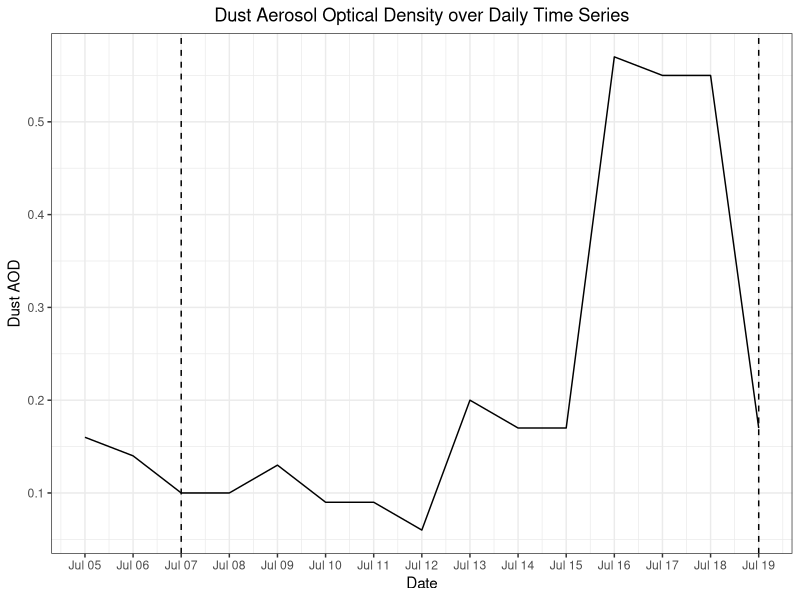
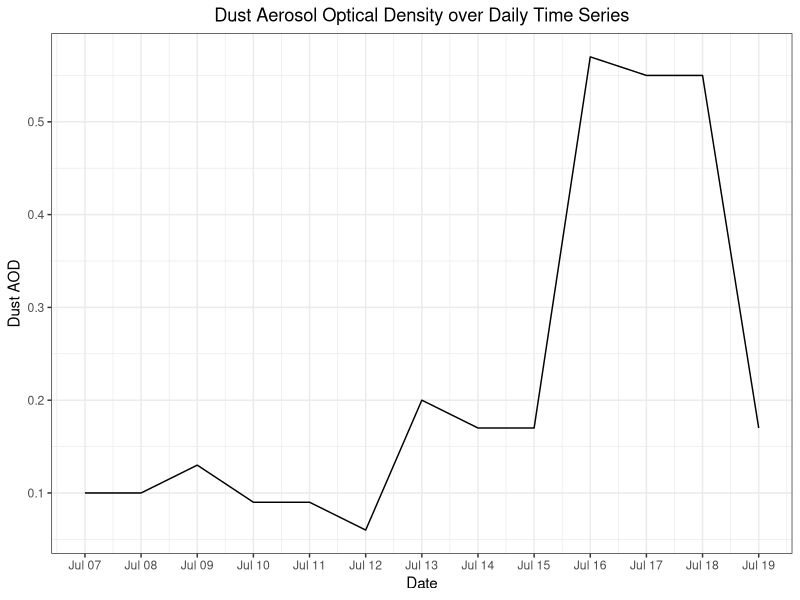
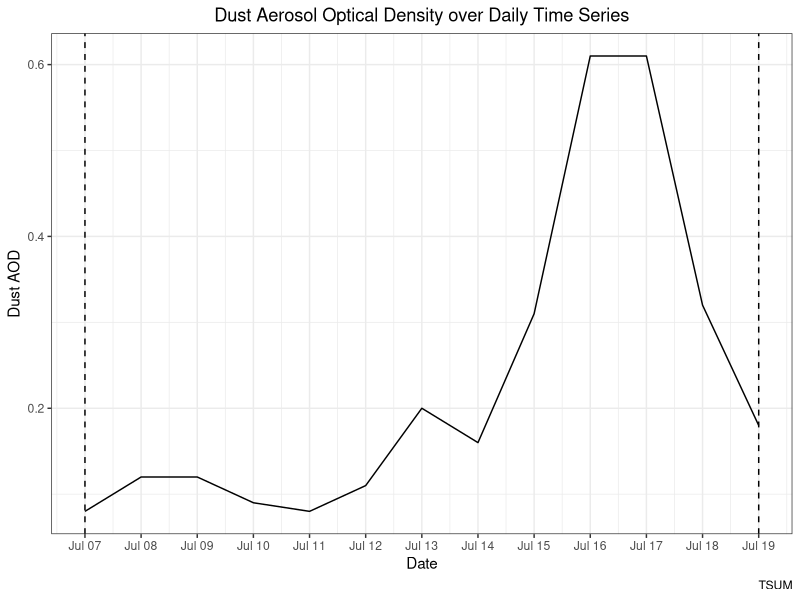
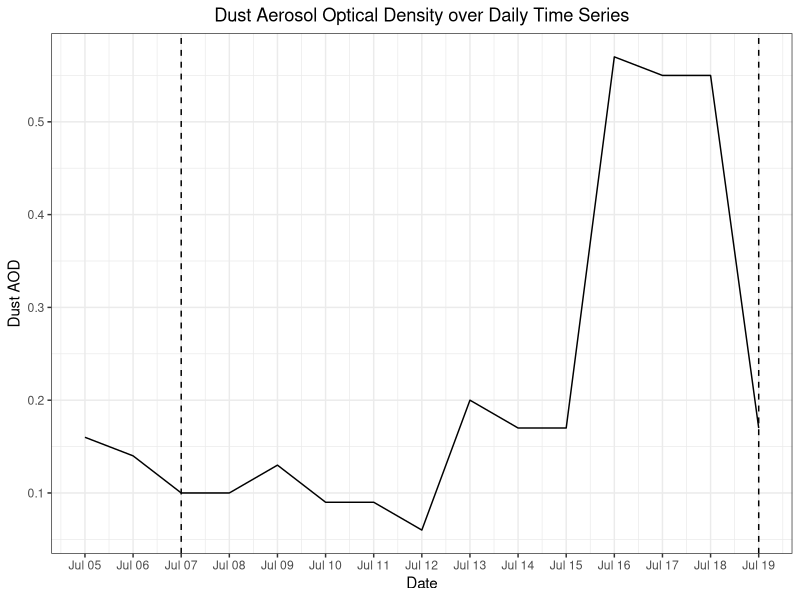

The R script that drew these images, in order:
## ---- chunk 1
library(here)
library(tidyverse)
library(lubridate)
library(kableExtra)
## ---- chunk 2
here<- here::here
select<-dplyr::select
## ---- chunk 3
dust<- read_csv(here("data", "processed_data", "dust","dust_master.csv")) 
dust_all<- read_csv(here("data", "processed_data","tx_master.csv")) 
## ---- chunk 4
dust<- dust %>%
  filter(between(date,as.Date('2022-07-05'), as.Date('2022-07-19')))

dust_all<- dust_all %>%
  select(date, hr_cst, Dust) %>%
  filter(between(date, as.Date('2022-07-07'), as.Date('2022-07-19'))) 

dust_all<- dust_all %>%
  mutate(ymdh = paste(dust_all$date, dust_all$hr_cst, sep = "-")) #Combines Hour and Date
  
dust_all<- dust_all %>% #Set as YMDH
  mutate(ymdh = ymd_h(dust_all$ymdh))
## ---- chunk 5
dust %>% ggplot()+ geom_line(
  aes(x = date,
      y = t7sum))+
  labs(title = "Dust Aerosol Optical Density over Daily Time Series",
       x = "Date",
       y = "Dust AOD")+
  theme_bw()+
  scale_x_date(date_breaks = "1 day", date_labels = "%b %d") +
  theme(plot.title = element_text(hjust = 0.5)) +
  geom_vline(xintercept = as.Date('2022-07-07'), linetype = 2) +
  geom_vline(xintercept = as.Date('2022-07-19'), linetype = 2)
             
ggsave(here("results", "plots", "dust", "dust_daily.png"))
## ---- chunk 6
dust <-
  dust %>% 
  filter(between(date, as.Date('2022-07-07'), as.Date('2022-07-19'))) 

dust %>%
  ggplot()+ geom_line(
  aes(x = date,
      y = t7sum))+
  labs(title = "Dust Aerosol Optical Density over Daily Time Series",
       x = "Date",
       y = "Dust AOD")+
  theme_bw()+
  scale_x_date(date_breaks = "1 day", date_labels = "%b %d") +
  theme(plot.title = element_text(hjust = 0.5))
  

## ---- chunk 7
avg<-
  dust %>%
  filter(between(date, as.Date('2022-07-07'), as.Date('2022-07-12')))

avg_value<- mean(avg$t7sum)
## ---- chunk 8
dust %>% ggplot()+ geom_line(
  aes(x = date,
      y = tsum))+
  labs(title = "Dust Aerosol Optical Density over Daily Time Series",
       x = "Date",
       y = "Dust AOD",
       caption = "TSUM")+
  theme_bw()+
  scale_x_date(date_breaks = "1 day", date_labels = "%b %d") +
  theme(plot.title = element_text(hjust = 0.5)) +
  geom_vline(xintercept = as.Date('2022-07-07'), linetype = 2) +
  geom_vline(xintercept = as.Date('2022-07-19'), linetype = 2)
## ---- chunk 9
dust_tbl<-
  dust %>%
  select(t1,t7,t13,t19,t7sum,date) %>%
  rename("1:00" = "t1",
         "7:00" = "t7",
         "13:00" = "t13",
         "19:00"= "t19",
         "Dust" = "t7sum",
         "Date" = "date") 

dust_tbl<-
  kable(dust_tbl[,c(6,1:5)])
dust_tbl
